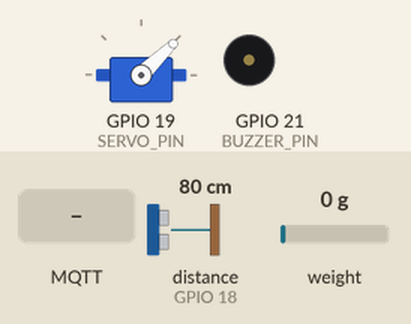
Simulated run of this sketch. Board: ESP32. Shown: servo, buzzer (waves = sounding, pin HIGH). Wiring (from diagram.json): ultrasonic range finder: trigger GPIO 5; echo GPIO 18. The inputs (shaded band) are chosen by the test bench; at power-on: distance to the obstacle (sensor on GPIO 18) 80 cm, weight on the scale 0 g. The echo pulse lasts 58.3 µs per cm; WiFi joins after 1.5 s; servers stay silent unless stated; no MQTT or app messages arrive unless stated; servo pulses on a pin are drawn as a servo (544–2400 µs = 0–180°); pins used as bus, display or sensor lines are not drawn; what the sketch prints to the serial monitor is not drawn.

Above: at 3.9 s.
4.0 s: MQTT message "alarm_on" arrives on the first subscribed topic
At 5.4 s:
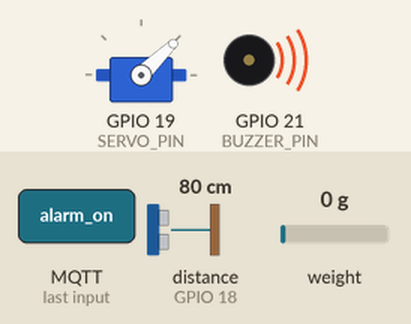
9.8 s: MQTT message "gate_light" arrives on the first subscribed topic
At 10.6 s:
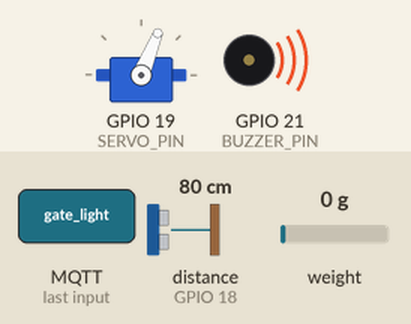
11.3 s: MQTT message "gate_medium" arrives on the first subscribed topic
At 11.8 s:
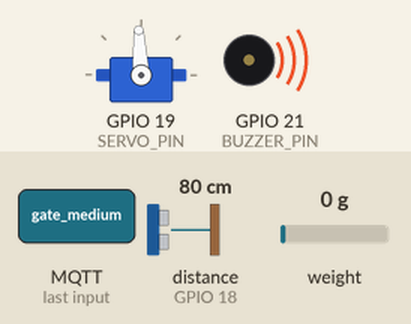
12.8 s: MQTT message "gate_heavy" arrives on the first subscribed topic
At 14.0 s:
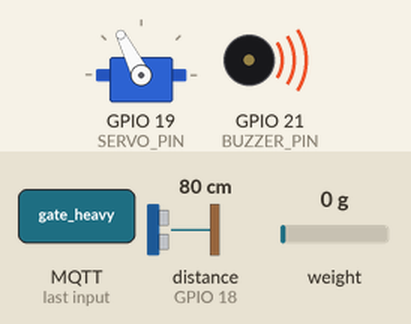
14.3 s: MQTT message "alarm_off" arrives on the first subscribed topic
At 15.3 s:
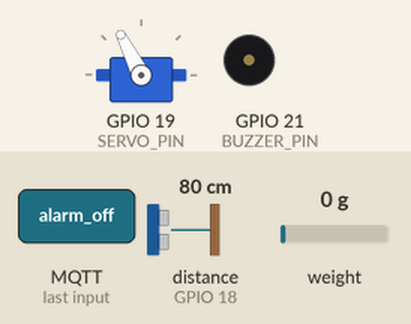
Timing chart, 0 to 17.3 s (numbered marks = the images above; inputs shaded):
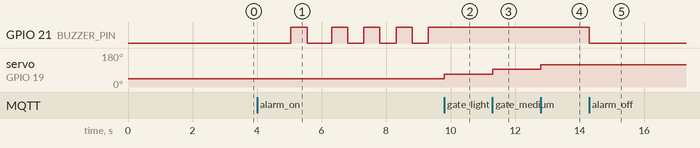

Measured:
- after the input at 4.0 s, GPIO 21 (BUZZER_PIN): goes HIGH 0.50 s, LOW 0.76 s, 3 × (HIGH 0.50 s, LOW 0.50 s), then HIGH, starting after 1.1 s
- after the input at 9.8 s, GPIO 21 (BUZZER_PIN): stays HIGH (without the input it goes to LOW after 0.01 s); servo on GPIO 19 (SERVO_PIN): 44° → 68° at once
- after the input at 11.3 s, servo on GPIO 19 (SERVO_PIN): 68° → 93° at once
- after the input at 12.8 s, servo on GPIO 19 (SERVO_PIN): 93° → 117° at once
- after the input at 14.3 s, GPIO 21 (BUZZER_PIN): HIGH → LOW at once

The sketch:

sketch.ino
```cpp
// ============================================================
// Smart Warehouse — ESP32 Firmware (Optimized Version)
// Nguyễn Hồ Nam / Trần Hoàng Minh Khang / Đàng Thế Tony
// ============================================================

#include <Arduino.h>
#include <WiFi.h>
#include <PubSubClient.h>
#include <HX711.h>

/* ========== Pin Definitions ========== */
#define TRIG_PIN    5
#define ECHO_PIN    18
#define LC_DOUT     32
#define LC_SCK      33
#define SERVO_PIN   19
#define BUZZER_PIN  21

/* ========== Servo PWM (50Hz, 16-bit, 0-180°) ========== */
int angleToDuty(int angle) {
  return map(angle, 0, 180, 3277, 6554);
}

/* ========== Network & MQTT ========== */
const char* WIFI_SSID      = "Wokwi-GUEST";
const char* WIFI_PASSWORD  = "";
const char* MQTT_BROKER    = "broker.hivemq.com";
const int   MQTT_PORT      = 1883;
const char* CLIENT_ID      = "warehouse-esp32-001";
const char* TOPIC_SENSORS  = "warehouse/sensors";
const char* TOPIC_ACTUATORS = "warehouse/actuators";

WiFiClient   wifiClient;
PubSubClient mqttClient(wifiClient);

/* ========== Ultrasonic State ========== */
bool          objectPresent       = false;
unsigned long objectPresentStart  = 0;
float         dwellTimeSec        = 0.0;

/* ========== Loadcell ========== */
HX711 loadcell;
float calScale    = 224.0f;
bool  calibrated  = false;

/* ========== Buzzer ========== */
bool alarmActive = false;

/* ========== Timer & Reconnect ========== */
unsigned long lastSensorRead = 0;
const unsigned long SENSOR_INTERVAL = 3000;
unsigned long lastMqttRetry  = 0; // [OPTIMIZED] Timer hỗ trợ reconnect non-blocking

/* ========== [OPTIMIZED] EMA Filter Parameters ========== */
float emaDistance = 0.0f;
float emaWeight   = 0.0f;
const float EMA_ALPHA = 0.35f; // Hệ số làm mượt tín hiệu (0.1 - 0.5)

float applyEMA(float currentVal, float prevFiltered) {
  if (prevFiltered <= 0.0f) return currentVal;
  return (EMA_ALPHA * currentVal) + ((1.0f - EMA_ALPHA) * prevFiltered);
}

/* ============================================================
 *  SETUP
 * ============================================================ */
void setup() {
  Serial.begin(115200);

  pinMode(TRIG_PIN, OUTPUT);
  pinMode(ECHO_PIN, INPUT);
  digitalWrite(TRIG_PIN, LOW);

  ledcAttach(SERVO_PIN, 50, 16);
  ledcWrite(SERVO_PIN, angleToDuty(0));

  pinMode(BUZZER_PIN, OUTPUT);
  digitalWrite(BUZZER_PIN, LOW);

  loadcell.begin(LC_DOUT, LC_SCK);
  loadcell.set_scale();
  delay(200);
  loadcell.tare();

  connectWiFi();
  mqttClient.setServer(MQTT_BROKER, MQTT_PORT);
  mqttClient.setCallback(mqttCallback);

  Serial.println("[READY] ESP32 Ready with EMA Filter & Non-blocking MQTT\n");
}

/* ============================================================
 *  LOOP
 * ============================================================ */
void loop() {
  // [OPTIMIZED] Kiểm tra kết nối MQTT không-chặn (Non-blocking)
  checkMQTTConnection();
  mqttClient.loop();
  updateAlarm();

  if (millis() - lastSensorRead >= SENSOR_INTERVAL) {
    lastSensorRead = millis();
    publishSensorData();
  }
}

/* ==================== ULTRASONIC HC-SR04 ==================== */

float readUltrasonicDistance() {
  digitalWrite(TRIG_PIN, LOW);
  delayMicroseconds(2);
  digitalWrite(TRIG_PIN, HIGH);
  delayMicroseconds(10);
  digitalWrite(TRIG_PIN, LOW);

  long duration = pulseIn(ECHO_PIN, HIGH, 25000UL);
  if (duration == 0) return -1.0f;

  float rawDist = (duration * 0.0343f) / 2.0f;

  // [OPTIMIZED] Lọc nhiễu khoảng cách bằng EMA
  emaDistance = applyEMA(rawDist, emaDistance);

  updateDwell(emaDistance);
  return emaDistance;
}

void updateDwell(float dist_cm) {
  unsigned long now = millis();
  if (dist_cm < 15.0f && dist_cm >= 0) {
    if (!objectPresent) {
      objectPresent      = true;
      objectPresentStart = now;
      dwellTimeSec       = 0.0f;
    } else {
      dwellTimeSec = (now - objectPresentStart) / 1000.0f;
    }
  } else {
    if (objectPresent) {
      objectPresent = false;
      dwellTimeSec  = 0.0f;
    }
  }
}

float getDwellTimeSec() { return dwellTimeSec; }

/* ==================== LOADCELL HX711 ==================== */

float readWeightGrams() {
  if (!loadcell.is_ready()) return emaWeight; // [OPTIMIZED] Trả về giá trị lọc cũ nếu phần cứng bận
  long raw = loadcell.get_units(3); // [OPTIMIZED] Giảm mẫu đọc xuống 3 để tránh trễ chu kỳ
  float w = raw / calScale;

  // Auto-calibrate: nếu kéo slider max (>5000g), tự tính scale
  if (w > 5500.0f && !calibrated) {
    calScale = raw / 5000.0f;
    calibrated = true;
    Serial.printf("[CAL] Scale adjusted to %.1f (raw=%ld → 5000g)\n", calScale, raw);
    w = 5000.0f;
  }

  // [OPTIMIZED] Khử trôi điểm 0 (Zero-drift tolerance)
  if (w < 1.0f) w = 0.0f;

  // [OPTIMIZED] Lọc nhiễu khối lượng bằng EMA
  emaWeight = applyEMA(w, emaWeight);
  return emaWeight;
}

/* ==================== ACTUATORS ==================== */

void setServoAngle(int angle) {
  ledcWrite(SERVO_PIN, angleToDuty(angle));
  alarmActive = false;
}

void alarmOn()  { alarmActive = true;  digitalWrite(BUZZER_PIN, HIGH); }
void alarmOff() { alarmActive = false; digitalWrite(BUZZER_PIN, LOW);  }

void updateAlarm() {
  if (!alarmActive) return;
  static unsigned long lastToggle = 0;
  static bool beep = false;
  if (millis() - lastToggle >= 500) {
    lastToggle = millis();
    beep = !beep;
    digitalWrite(BUZZER_PIN, beep ? HIGH : LOW);
  }
}

void handleCommand(const String& cmd) {
  if      (cmd == "gate_light")  setServoAngle(45);
  else if (cmd == "gate_medium") setServoAngle(90);
  else if (cmd == "gate_heavy")  setServoAngle(135);
  else if (cmd == "gate_close")  setServoAngle(0);
  else if (cmd == "gate_open")   setServoAngle(0);
  else if (cmd == "alarm_on")    alarmOn();
  else if (cmd == "alarm_off")   alarmOff();
}

/* ==================== WiFi ==================== */

void connectWiFi() {
  Serial.printf("[WiFi] Connecting to %s ...\n", WIFI_SSID);
  WiFi.begin(WIFI_SSID, WIFI_PASSWORD);
  int tries = 0;
  while (WiFi.status() != WL_CONNECTED && tries < 30) {
    delay(500); Serial.print("."); tries++;
  }
  Serial.println(WiFi.status() == WL_CONNECTED
    ? "\n[WiFi] Connected" : "\n[WiFi] FAILED — Running offline mode");
}

/* ==================== MQTT ==================== */

// [OPTIMIZED] Reconnect MQTT không làm đóng băng chương trình
void checkMQTTConnection() {
  if (mqttClient.connected()) return;

  unsigned long now = millis();
  if (now - lastMqttRetry >= 5000) {
    lastMqttRetry = now;
    Serial.print("[MQTT] Connecting to broker...");
    if (mqttClient.connect(CLIENT_ID)) {
      Serial.println(" CONNECTED");
      mqttClient.subscribe(TOPIC_ACTUATORS);
    } else {
      Serial.printf(" FAILED (rc=%d), retry in 5s\n", mqttClient.state());
    }
  }
}

void mqttCallback(char* topic, byte* payload, unsigned int length) {
  char buf[256];
  unsigned int len = min(length, (unsigned int)(sizeof(buf) - 1));
  memcpy(buf, payload, len);
  buf[len] = '\0';
  String msg(buf);
  msg.trim();

  String cmd = msg;
  if (msg.startsWith("{")) {
    int s = msg.indexOf("\"command\":\"");
    if (s >= 0) {
      s += 11;
      int e = msg.indexOf("\"", s);
      if (e > s) cmd = msg.substring(s, e);
    }
  }
  handleCommand(cmd);
}

/* ==================== PUBLISH ==================== */

void publishSensorData() {
  float dist = readUltrasonicDistance();
  if (dist < 0) return;

  float w = readWeightGrams();
  float d = getDwellTimeSec();

  char json[192];
  snprintf(json, sizeof(json),
    R"({"deviceId":"STATION_01","distance_cm":%.1f,"weight_g":%.1f,"dwell_time_sec":%.1f})",
    dist, w, d);

  Serial.printf("[MQTT TX] %s\n", json);
  if (mqttClient.connected()) {
    mqttClient.publish(TOPIC_SENSORS, json);
  }
}
```
